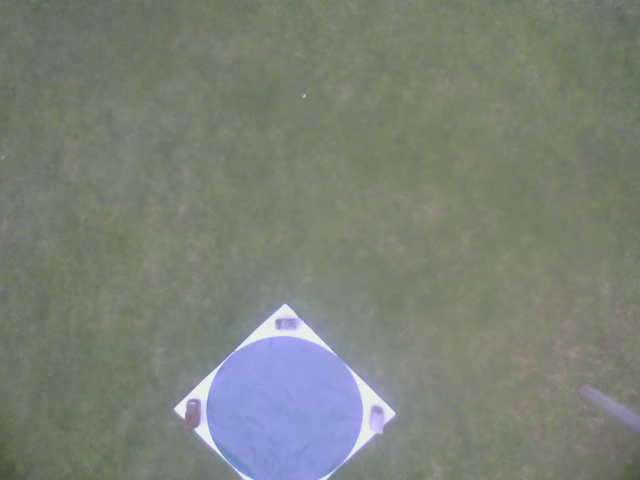
//> input picture frame 42 of shape_detection/Sore.avi, 640 x 480 px
$ ./shape_detection_and_colour_detection   (built with g++ and OpenCV 4)
//> lines starting //> are read from the running program, lines starting //| are printed output that depends on the picture; after the words box and inside, x2 and y2 are one past the last pixel; in counts of white or black regions, pixels touching at a corner belong together
#include <vector>
#include <iostream>
#include <opencv2/highgui/highgui.hpp>
#include <opencv2/core/core.hpp>
#include <opencv2/video/tracking.hpp>

using namespace cv;
using namespace std;

RNG rng(12345);
bool paused = false;
/**
 * Helper function to find a cosine of angle between vectors
 * from pt0->pt1 and pt0->pt2
 */
static double angle(cv::Point pt1, cv::Point pt2, cv::Point pt0)
{
	double dx1 = pt1.x - pt0.x;
	double dy1 = pt1.y - pt0.y;
	double dx2 = pt2.x - pt0.x;
	double dy2 = pt2.y - pt0.y;
	return (dx1*dx2 + dy1*dy2)/sqrt((dx1*dx1 + dy1*dy1)*(dx2*dx2 + dy2*dy2) + 1e-10);
}

/**
 * Helper function to display text in the center of a contour
 */
void setLabel(cv::Mat& im, const std::string label, std::vector<cv::Point>& contour)
{
	int fontface = cv::FONT_HERSHEY_SIMPLEX;
	double scale = 0.4;
	int thickness = 1;
	int baseline = 0;

	cv::Size text = cv::getTextSize(label, fontface, scale, thickness, &baseline);
	cv::Rect r = cv::boundingRect(contour);

	cv::Point pt(r.x + ((r.width - text.width) / 2), r.y + ((r.height + text.height) / 2));
	cv::rectangle(im, pt + cv::Point(0, baseline), pt + cv::Point(text.width, -text.height), CV_RGB(255,255,255), CV_FILLED);
	cv::putText(im, label, pt, fontface, scale, CV_RGB(0,0,0), thickness, 8);
}

int imageProcessing(Mat imgInput, int low_hue, int high_hue, int minimum_area, int *detected_center_x, int *detected_center_y, double *contour_area, double* detected_radius);

	int iLowH 	= 76;	// yellow = 15, red = 166 , blue = 92
	int iHighH 	= 136;	// yellow = 29, red = 179 , blue = 114

	int iLowS	= 70; // lower this to allow more noise, 80 is normal
	int iHighS 	= 116;

	int iLowV 	= 0; // lower this to allow more noise
	int iHighV 	= 255;


int main( int argc, char** argv ){

	//VideoCapture cap("test.avi"); //capture the video from webcam
	VideoCapture cap("Sore.avi"); //capture the video from webcam

	if (!cap.isOpened()){  // if not success, exit program
		cout << "Cannot open the web cam" << endl;
		return -1;
	}

	namedWindow("Control", CV_WINDOW_AUTOSIZE); //create a window called "Control"
	//Create trackbars in "Control" window
	createTrackbar("LowH", "Control", &iLowH, 179); //Hue (0 - 179)
	createTrackbar("HighH", "Control", &iHighH, 179);

	createTrackbar("LowS", "Control", &iLowS, 255); //Saturation (0 - 255)
	createTrackbar("HighS", "Control", &iHighS, 255);

	createTrackbar("LowV", "Control", &iLowV, 255);//Value (0 - 255)
	createTrackbar("HighV", "Control", &iHighV, 255);


	namedWindow("Image", CV_WINDOW_NORMAL); //create a window called "Thresholded Image"
	Mat imageRead;//	 = imread(argv[1], CV_LOAD_IMAGE_UNCHANGED);

	while (true){


		if (!paused) {
			bool bSuccess = cap.read(imageRead); // read a new frame from video
//> imageRead is the input picture: 480 rows x 640 cols, CV_8UC3; mean B, G, R 118.8, 129, 123.3
			if (!bSuccess){ //if not success, break loop

				cout << "Cannot read a frame from video stream" << endl;
				break;
			}
		}

		int center_buoy_x	= 0;
		int center_buoy_y 	= 0;
		double buoy_area	= 0;
		double radius_buoy	= 0;

		int buoy_number = imageProcessing(imageRead, 15, 29,0, &center_buoy_x, &center_buoy_y, &buoy_area, &radius_buoy);

		cout << "######## Posisi Yellow #########" << endl;
		cout << "Detected Buoy : " << buoy_number << endl;
		cout << "Posisi X  : " << center_buoy_x << endl;
		cout << "Posisi Y  : " << center_buoy_y << endl;
		cout << "Bouy Size : " << buoy_area << endl;
		cout << endl;
		cout << endl;

		Scalar color = Scalar( rng.uniform(0, 255), rng.uniform(0,255), rng.uniform(0,255) );
		Point2f circle_center;
		circle_center.x = center_buoy_x;
		circle_center.y = center_buoy_y;
		circle( imageRead, circle_center, radius_buoy, color, 4, 8, 0 );

		imshow("Image", imageRead );

		 char c = (char)waitKey(30); //wait for key press for 30ms

        if (c == 27) // ascii of esc
        {
            cout << "esc key is pressed by user" << endl;
            break;
        }
        else if (c == 'p') paused = !paused;
	}

	return 0;
}

int imageProcessing(Mat imgInput, int low_hue, int high_hue, int minimum_area, int *detected_center_x, int *detected_center_y, double *contour_area, double* detected_radius){
//> called with low_hue = 15, high_hue = 29, minimum_area = 0

	Mat imgOriginal = imgInput.clone();

	GaussianBlur( imgOriginal, imgOriginal, Size( 5, 5 ), 0, 0 );

	Mat imgHSV;
	cvtColor(imgOriginal, imgHSV, COLOR_BGR2HSV); //Convert the captured frame from BGR to HSV
//> imgHSV: 480 rows x 640 cols, CV_8UC3; mean H, S, V 47.8, 36.3, 133.6

	Mat imgThresholded;

	inRange(imgHSV, Scalar(iLowH, iLowS, iLowV), Scalar(iHighH, iHighS, iHighV), imgThresholded); //Threshold the image
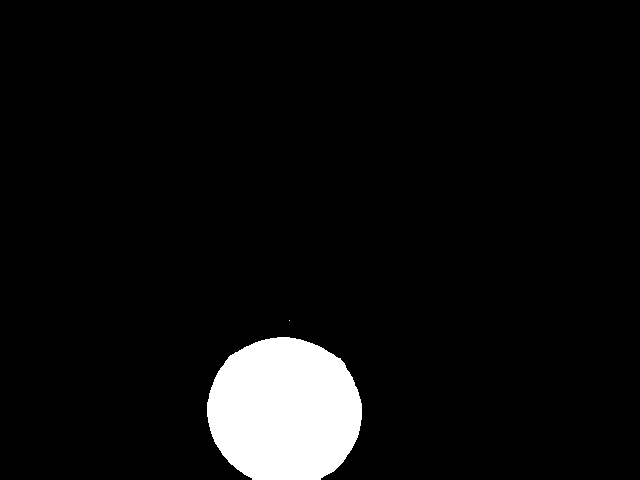
//> imgThresholded: 480 rows x 640 cols, CV_8UC1; 5.8% white; 2 white regions (1 under 20 px), largest, box (x1, y1, x2, y2) and area: (207, 337, 362, 480) 17851

	cv::Mat bw;
	cv::Canny(imgThresholded, bw, 0, 50, 5);
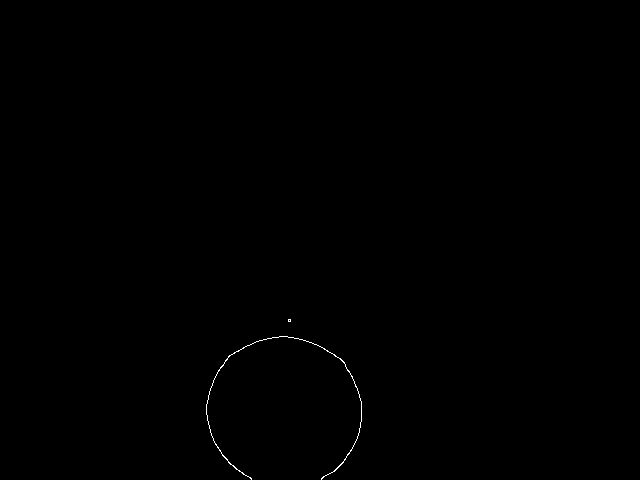
//> bw: 480 rows x 640 cols, CV_8UC1; 0.14% white in thin lines or dots, all inside (x1, y1, x2, y2) = (206, 319, 362, 480)

	cv::imshow("bw", bw);

	// Find contours
	std::vector<std::vector<cv::Point> > contours;
	cv::findContours(bw.clone(), contours, CV_RETR_EXTERNAL, CV_CHAIN_APPROX_SIMPLE);
//> contours = 2 contours, 1 with area under 20; largest, box (x1, y1, x2, y2) and area: (206, 336, 362, 480) 58

	std::vector<cv::Point> approx;
	cv::Mat dst = imgInput.clone();

	int countTriangle = 0;
	for (int i = 0; i < contours.size(); i++)
	{
		// Approximate contour with accuracy proportional
		// to the contour perimeter
		cv::approxPolyDP(cv::Mat(contours[i]), approx, cv::arcLength(cv::Mat(contours[i]), true)*0.02, true);

		// Skip small or non-convex objects
		if (std::fabs(cv::contourArea(contours[i])) < 3000 || !cv::isContourConvex(approx))
			continue;

		if (approx.size() == 3)
		{
			setLabel(dst, "TRI", contours[i]);    // Triangles
			countTriangle++;

		}
		else if (approx.size() >= 4 && approx.size() <= 6)
		{
			// Number of vertices of polygonal curve
			int vtc = approx.size();

			// Get the cosines of all corners
			std::vector<double> cos;
			for (int j = 2; j < vtc+1; j++)
				cos.push_back(angle(approx[j%vtc], approx[j-2], approx[j-1]));

			// Sort ascending the cosine values
			std::sort(cos.begin(), cos.end());

			// Get the lowest and the highest cosine
			double mincos = cos.front();
			double maxcos = cos.back();

			// Use the degrees obtained above and the number of vertices
			// to determine the shape of the contour
			if (vtc == 4 && mincos >= -0.1 && maxcos <= 0.3)
				setLabel(dst, "RECT", contours[i]);
			else if (vtc == 5 && mincos >= -0.34 && maxcos <= -0.27)
				setLabel(dst, "PENTA", contours[i]);
			else if (vtc == 6 && mincos >= -0.55 && maxcos <= -0.45)
				setLabel(dst, "HEXA", contours[i]);
		}
		else
		{
			// Detect and label circles
			double area = cv::contourArea(contours[i]);
			cv::Rect r = cv::boundingRect(contours[i]);
			int radius = r.width / 2;

			if (std::abs(1 - ((double)r.width / r.height)) <= 0.2 &&
			    std::abs(1 - (area / (CV_PI * std::pow(radius, 2)))) <= 0.2)
				setLabel(dst, "CIR", contours[i]);
		}
	}
//> this loop made 2 passes
//> after the loop, countTriangle = 0
//| Detected Buoy : 0
//> in main, `circle( imageRead, circle_center, radius_buoy, color, 4, 8, 0 );`: imageRead: 480 rows x 640 cols, CV_8UC3; 6 pixels changed, all inside (x1, y1, x2, y2) = (0, 0, 3, 3)
//> the Esc key is pressed

	cv::imshow("dst", dst);

	return countTriangle;
}

$ run again, starting later in the video
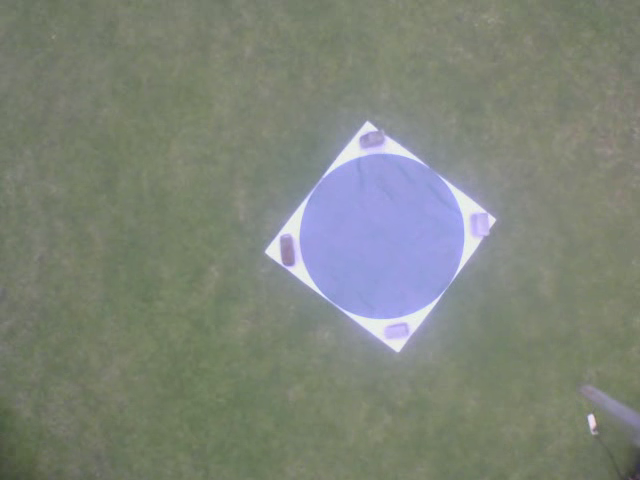
//> input picture frame 192 of shape_detection/Sore.avi, 640 x 480 px
//> imageRead is the input picture: 480 rows x 640 cols, CV_8UC3; mean B, G, R 121.3, 132.1, 126
//> imgHSV: 480 rows x 640 cols, CV_8UC3; mean H, S, V 50.4, 39.6, 137.4
//> in imageProcessing, `inRange(imgHSV, Scalar(iLowH, iLowS, iLowV), Scalar(iHighH, iHighS, iH..`:
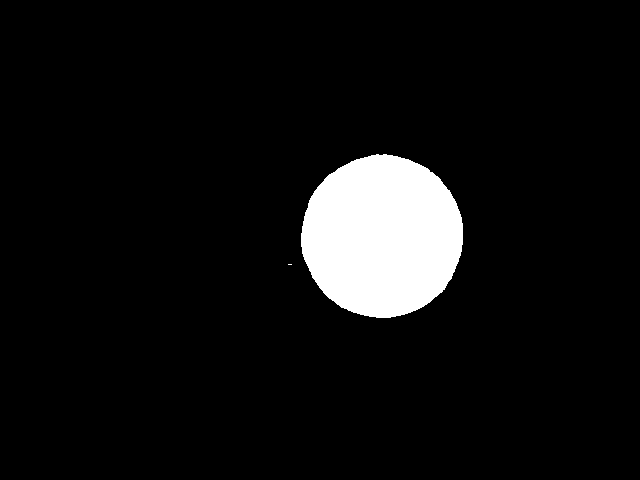
//> imgThresholded: 480 rows x 640 cols, CV_8UC1; 6.7% white; 2 white regions (1 under 20 px), largest, box (x1, y1, x2, y2) and area: (301, 154, 463, 318) 20686
//> bw: 480 rows x 640 cols, CV_8UC1; 0.18% white in thin lines or dots, all inside (x1, y1, x2, y2) = (287, 154, 463, 318)
//> contours = 2 contours, 1 with area under 20; largest, box (x1, y1, x2, y2) and area: (300, 154, 463, 318) 20703
//> the loop in imageProcessing, `for (int i = 0; i < contours.size(); i++)` made 2 passes
//> (area, radius, baseline in setLabel, text in setLabel, r in setLabel, pt in setLabel) on pass 2: (20703, 81, 4, Size(21, 9), Rect(300, 154, 163, 164), Point(371, 240))
//> pass 2, in setLabel, `cv::putText(im, label, pt, fontface, scale, CV_RGB(0,0,0), thickness, ..`:
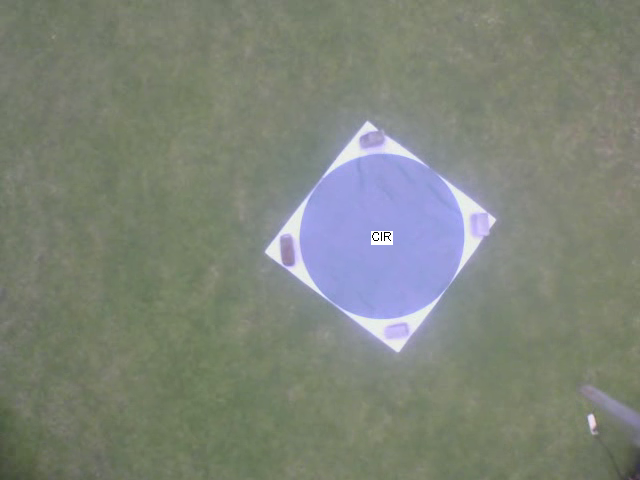
//> im: 480 rows x 640 cols, CV_8UC3; 0.1% of pixels changed, all inside (x1, y1, x2, y2) = (371, 231, 393, 245)
//> after the loop in imageProcessing, `for (int i = 0; i < contours.size(); i++)`: approx = 8 Points (x, y): [373, 154], [317, 186], [300, 244], [328, 298], [392, 317], [443, 291], [462, 221], [428, 168]; countTriangle = 0
//| Detected Buoy : 0
//> imageRead: 480 rows x 640 cols, CV_8UC3; 6 pixels changed, all inside (x1, y1, x2, y2) = (0, 0, 3, 3)

$ run again, starting later in the video
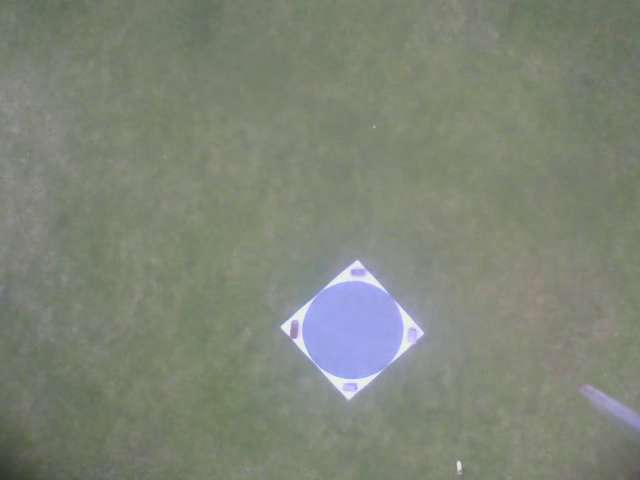
//> input picture frame 341 of shape_detection/Sore.avi, 640 x 480 px
//> imageRead is the input picture: 480 rows x 640 cols, CV_8UC3; mean B, G, R 118.7, 132.5, 126.7
//> imgHSV: 480 rows x 640 cols, CV_8UC3; mean H, S, V 44.6, 34.2, 134.7
//> in imageProcessing, `inRange(imgHSV, Scalar(iLowH, iLowS, iLowV), Scalar(iHighH, iHighS, iH..`:
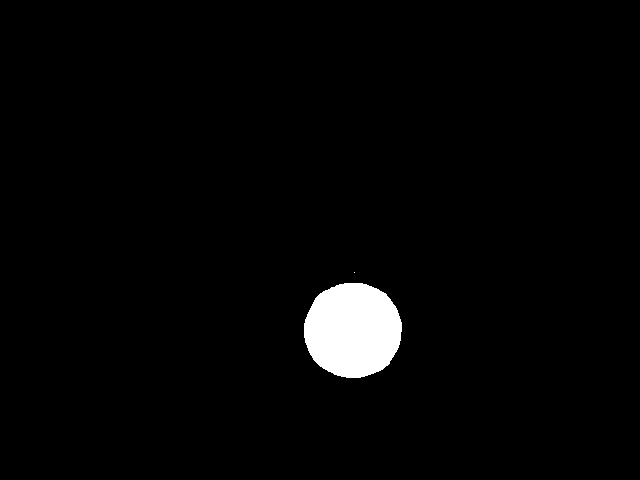
//> imgThresholded: 480 rows x 640 cols, CV_8UC1; 2.4% white; 2 white regions (1 under 20 px), largest, box (x1, y1, x2, y2) and area: (304, 283, 402, 378) 7374
//> bw: 480 rows x 640 cols, CV_8UC1; 0.1% white in thin lines or dots, all inside (x1, y1, x2, y2) = (303, 271, 402, 378)
//> contours = 2 contours, 1 with area under 20; largest, box (x1, y1, x2, y2) and area: (303, 282, 402, 378) 7382
//> the loop in imageProcessing, `for (int i = 0; i < contours.size(); i++)` made 2 passes
//> (area, radius, baseline in setLabel, text in setLabel, r in setLabel, pt in setLabel) on pass 1: (7382.5, 49, 4, Size(21, 9), Rect(303, 282, 99, 96), Point(342, 334))
//> pass 1, in setLabel, `cv::putText(im, label, pt, fontface, scale, CV_RGB(0,0,0), thickness, ..`:
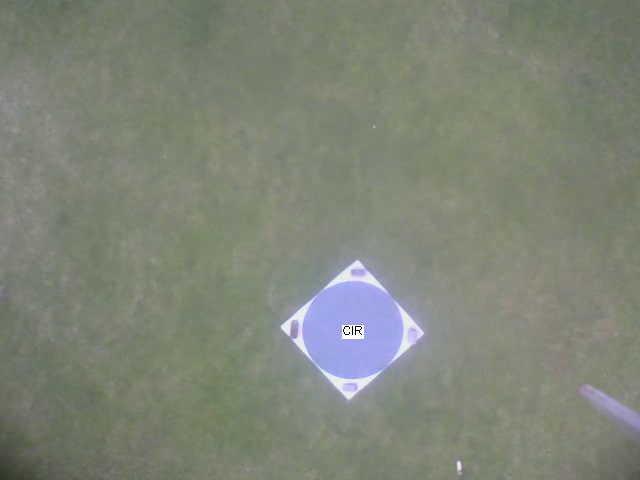
//> im: 480 rows x 640 cols, CV_8UC3; 0.1% of pixels changed, all inside (x1, y1, x2, y2) = (342, 325, 364, 339)
//> after the loop in imageProcessing, `for (int i = 0; i < contours.size(); i++)`: countTriangle = 0
//| Detected Buoy : 0
//> imageRead: 480 rows x 640 cols, CV_8UC3; 6 pixels changed, all inside (x1, y1, x2, y2) = (0, 0, 3, 3)
